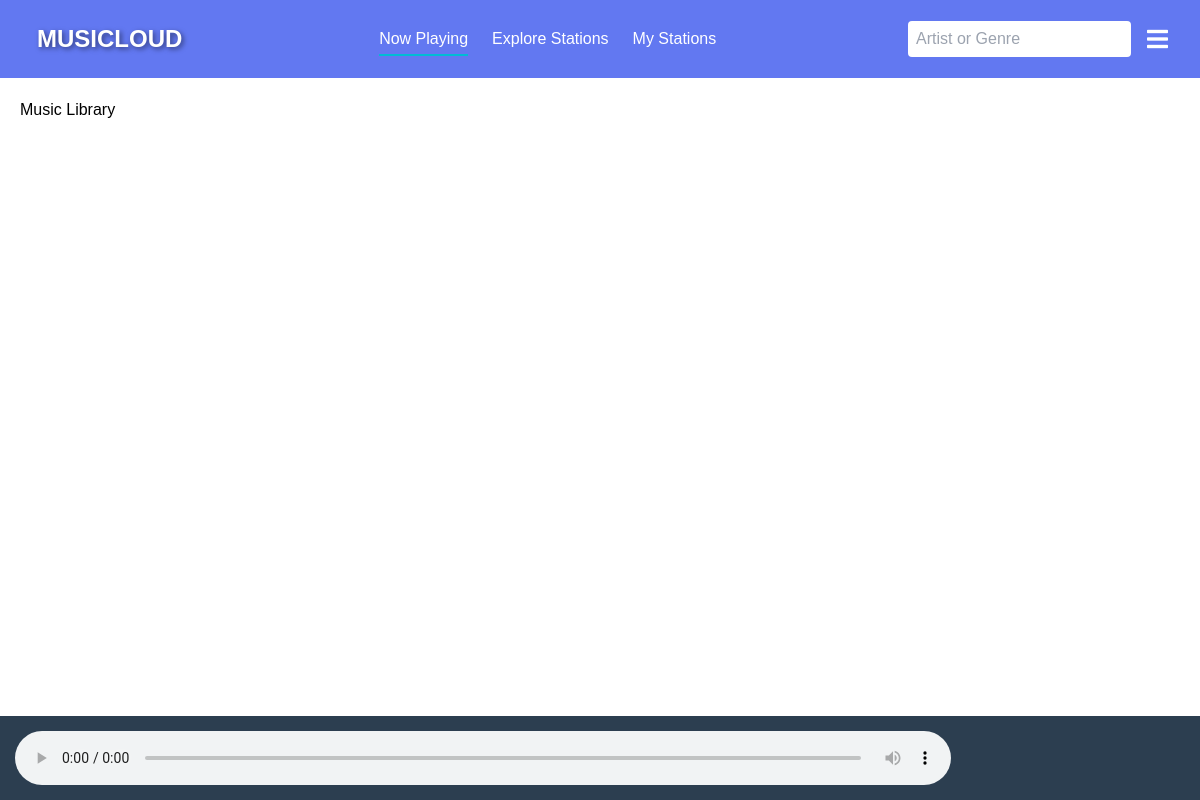
Before: / with the older database file.
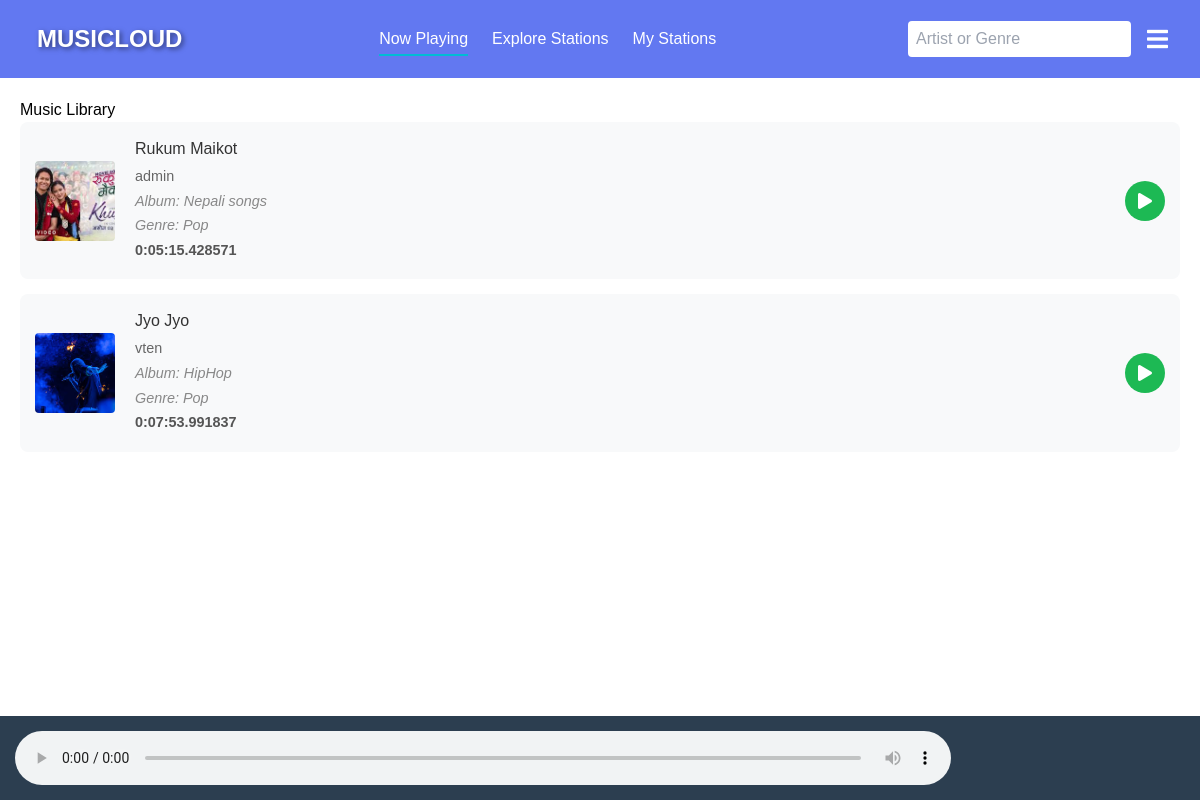
After: the same page with the newer database file.
### app/models.py (models this page shows, shortened)
class Song(models.Model):
    title = models.CharField(max_length=200)
    artist = models.ForeignKey('Artist', on_delete=models.CASCADE)
    album = models.ForeignKey('Album', on_delete=models.SET_NULL, null=True, blank=True)
    genre = models.ForeignKey('Genre', on_delete=models.SET_NULL, null=True, blank=True)
    cover_art = models.ImageField(upload_to='song_covers/')
    audio_file = models.FileField(upload_to='songs/')
    duration = models.DurationField(null=True, blank=True)  # Allow null initially
    upload_date = models.DateTimeField(auto_now_add=True)

class Artist(models.Model):
    user = models.OneToOneField(User, on_delete=models.CASCADE)
    bio = models.TextField()
    profile_picture = models.ImageField(upload_to='artist_profiles/')
    def __str__(self):
        return self.user.username

class Album(models.Model):
    title = models.CharField(max_length=200)
    artist = models.ForeignKey(Artist, on_delete=models.CASCADE)
    release_date = models.DateField()
    cover_art = models.ImageField(upload_to='album_covers/')
    def __str__(self):
        return self.title

class Genre(models.Model):
    title = models.CharField(max_length=200)
    info = models.TextField()
    def __str__(self):
        return self.title

### app/views.py (the view)
# urls.py: path('',views.index, name='home'),
def index(request):
    songs = Song.objects.all().select_related('artist', 'album', 'genre')
    context = {'songs': songs}
    return render(request, 'app/index.html', context)

### templates/app/index.html (shortened to what this page needs)
{% extends 'base.html' %} {% load static %} {% block content %}
<div class="fixed-width">
  <div class="song-list">
    <h1>Music Library</h1>
    <div class="songs-container">
      {% for song in songs %}
      <div class="song-card" data-audio-url="{{ song.audio_file.url }}">
        <div class="song-cover">
          <img src="{{ song.cover_art.url }}" alt="{{ song.title }} cover" />
        </div>
        <div class="song-info">
          <h3>{{ song.title }}</h3>
          <p>{{ song.artist }}</p>
          {% if song.album %}
          <p class="album">Album: {{ song.album }}</p>
          {% endif %} {% if song.genre %}
          <p class="genre">Genre: {{ song.genre }}</p>
          {% endif %}
          <p class="duration">{{ song.duration }}</p>
        </div>
        <button class="play-btn" data-song-id="{{ song.id }}">
          <i class="fas fa-play"></i>
        </button>
      </div>
      {% endfor %}
    </div>
  </div>
</div>
{% endblock %}

### templates/base.html (shortened to what this page needs)
{%load static%}
<!DOCTYPE html>
<html lang="en">
  <head>
    <script src="https://cdn.tailwindcss.com"></script>
    <link rel="stylesheet" href="{% static 'css/styles.css' %}" />
    <link
      rel="stylesheet"
      href="https://cdnjs.cloudflare.com/ajax/libs/font-awesome/5.15.3/css/all.min.css"
    />
  </head>
  <body>
    {%include 'partials/_header.html'%} {% block content %}{% endblock %}
    <div class="audio-player-container">
      <audio id="audio-player" controls>
      </audio>
    </div>
  </body>
</html>

### templates/partials/_header.html (shortened to what this page needs)
{% load static %}
<nav class="nav-bar">
  <div class="header-container fixed-width">
    <div class="logo">MUSICLOUD</div>
    <div class="header-menu" id="headerMenu">
      <a href="{% url 'home' %}" class="menu-link active">Now Playing</a>
      <a href="{% url 'explore-stations' %}" class="menu-link"
        >Explore Stations</a
      >
      <a href="{% url 'my-stations' %}" class="menu-link">My Stations</a>
    </div>
    <div class="right-menu">
      <div class="relative">
        <input type="search" placeholder="Artist or Genre" class="search" />
      </div>
      <i class="fas fa-bars text-white text-2xl" id="menuToggle"></i>
    </div>
  </div>
</nav>

### static/css/styles.css (style rules this page uses)
* { margin: 0; padding: 0; box-sizing: border-box; }
:root { --primary-color: #6278f1; --secondary-color: #a2f75e; --primary-text-color: #ffffff; --secondary-text-clolor: rgb(0, 0, 0); --border-radius: 8px; --box-shadow: 0 2px 10px rgba(0, 0, 0, 0.1); }
body { margin: 0; font-family: Arial, sans-serif; }
.nav-bar { background-color: var(--primary-color); color: white; padding: 1rem 2rem; }
.fixed-width { max-width: 1300px; margin: 0 auto; }
.header-container { margin: 0 auto; display: flex; justify-content: space-between; align-items: center; flex-wrap: wrap; }
.logo { font-size: 1.5rem; margin: 0; padding: 5px; font-weight: bolder; text-shadow: 2px 2px 5px rgba(0, 0, 0, 0.5); }
.header-menu { display: flex; gap: 1.5rem; }
.header-menu a { color: white; text-decoration: none; position: relative; padding: 5px 0; }
.header-menu a.active::after { content: ""; position: absolute; left: 0; bottom: 0; height: 2px; width: 100%; background-color: #00bcd4; transition: all 0.3s ease; }
.right-menu { display: flex; align-items: center; gap: 1rem; }
.search { padding: 6px 8px; border: none; border-radius: 4px; border: none; color: black; }
.fa-bars { display: none; cursor: pointer; }
.audio-player-container { position: fixed; bottom: 0; left: 0; right: 0; background: #2c3e50; padding: 15px; display: flex; align-items: center; z-index: 1000; }
.audio-player-container audio { width: 80%; margin-right: 20px; }

### templates/base.html (style rules this page uses)
.audio-player-container { position: fixed; bottom: 0; left: 0; right: 0; background: #2c3e50; padding: 15px; display: flex; align-items: center; z-index: 1000; }
.audio-player-container audio { width: 80%; margin-right: 20px; }
body { padding-bottom: 80px; }

### templates/app/index.html (style rules this page uses)
.song-list { max-width: 1200px; margin: 0 auto; padding: 20px; }
.songs-container { margin-bottom: 100px; }
.song-card { display: flex; align-items: center; padding: 15px; margin-bottom: 15px; background: #f8f9fa; border-radius: 8px; transition: all 0.3s ease; }
.song-cover { width: 80px; height: 80px; margin-right: 20px; }
.song-cover img { width: 100%; height: 100%; object-fit: cover; border-radius: 4px; }
.song-info { flex: 1; }
.song-info h3 { margin: 0 0 5px 0; color: #333; }
.song-info p { margin: 3px 0; color: #666; font-size: 0.9em; }
.play-btn { background: #1db954; color: white; border: none; width: 40px; height: 40px; border-radius: 50%; cursor: pointer; display: flex; align-items: center; justify-content: center; transition: all 0.3s ease; }
.album, .genre { font-style: italic; color: #888 !important; }
.duration { color: #555 !important; font-weight: bold; }

Changed rows visible on the page:
added Song: cover_art (picture), title "Rukum Maikot", artist "admin", album "Nepali songs", genre "Pop", duration "0:05:15.428571"
added Song: cover_art (picture), title "Jyo Jyo", artist "vten", album "HipHop", genre "Pop", duration "0:07:53.991837"
